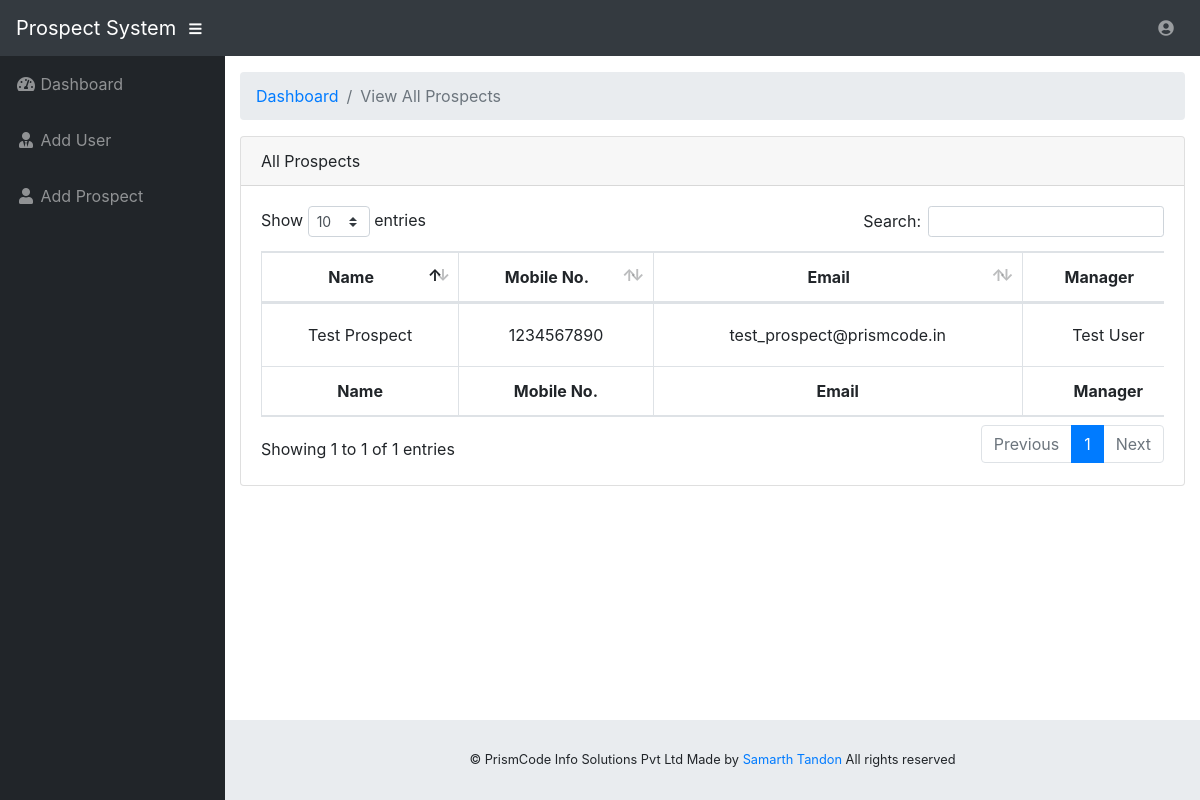
Page /view-users.php?u=all (signed in) on the committed database.
### tables this page shows
CREATE TABLE `prospects` (
  `pid` int(10) NOT NULL,
  `name` varchar(100) NOT NULL,
  `phone` varchar(100) NOT NULL,
  `email` varchar(100) NOT NULL,
  `uid` int(10) NOT NULL,
  `status` varchar(20) NOT NULL DEFAULT 'open'
);

CREATE TABLE `users` (
  `uid` int(10) NOT NULL,
  `name` varchar(100) NOT NULL,
  `phone_no` varchar(10) NOT NULL,
  `email` varchar(100) NOT NULL,
  `username` varchar(100) NOT NULL,
  `password` varchar(100) NOT NULL,
  `access` varchar(10) NOT NULL
);

### view-users.php (the view, shortened to what this page needs)
<?php
require 'connection.php';
if (isset($_SESSION['username']) && isset($_SESSION['password'])) {
  $username = $_SESSION['username'];
  $password = $_SESSION['password'];
  $sql = "SELECT * FROM `users` WHERE `username` = '$username' AND `password` = '$password' AND `access` != 'admin'";
  if ($conn->query($sql)->num_rows == 0) {
    session_destroy();
    header('Location: index.php');
    die();
  } else {
    $current_user = $conn->query($sql)->fetch_assoc();
  }
} else {
  session_destroy();
  header('Location: index.php');
  die();
}
$types = array('all', 'open', 'converted', 'closed');
if (!isset($_GET['u']) || !in_array($_GET['u'], $types)) {
  header('Location: home.php');
  die();
} else {
  $user_group = strip_tags($_GET['u']);
}
?>
<!DOCTYPE html>
<html lang="en">
<head>
  <link href="vendor/fontawesome-free/css/all.min.css" rel="stylesheet" type="text/css">
  <link href="vendor/datatables/dataTables.bootstrap4.css" rel="stylesheet">
  <link href="css/sb-admin.css" rel="stylesheet">
</head>
<body id="page-top">
  <nav class="navbar navbar-expand navbar-dark bg-dark static-top">
    <a class="navbar-brand mr-1" href="home.php">Prospect System</a>
    <button class="btn btn-link btn-sm text-white order-1 order-sm-0" id="sidebarToggle" href="#">
      <i class="fas fa-bars"></i>
    </button>
    <ul class="navbar-nav ml-auto ml-md-0">
      <li class="nav-item dropdown no-arrow">
        <a class="nav-link dropdown-toggle" href="#" id="userDropdown" role="button" data-toggle="dropdown" aria-haspopup="true" aria-expanded="false">
          <i class="fas fa-user-circle fa-fw"></i><span></span>
        </a>
      </li>
    </ul>
  </nav>
  <div id="wrapper">
    <ul class="sidebar navbar-nav">
      <li class="nav-item">
        <a class="nav-link" href="home.php">
          <i class="fas fa-fw fa-tachometer-alt"></i>
          <span>Dashboard</span>
        </a>
      </li>
      <li class="nav-item">
        <a class="nav-link" href="add-user.php">
          <i class="fas fa-fw fa-user-tie"></i>
          <span>Add User</span>
        </a>
      </li>
      <li class="nav-item">
        <a class="nav-link" href="add-prospect.php">
          <i class="fas fa-fw fa-user"></i>
          <span>Add Prospect</span>
        </a>
      </li>
    </ul>
    <div id="content-wrapper">
      <div class="container-fluid">
        <ol class="breadcrumb">
          <li class="breadcrumb-item">
            <a href="home.php">Dashboard</a>
          </li>
          <li class="breadcrumb-item active">View <?php echo ucwords($user_group) . " Prospects"; ?> </li>
        </ol>
        <?php
        $user_group = $conn->real_escape_string($user_group);
        $sql = "SELECT * FROM `users`";
        $result = $conn->query($sql);
        $users = array();
        while ($row = $result->fetch_assoc()) {
          $users[$row['uid']] = $row;
        }
        $uid = $current_user['uid'];
        if ($user_group == "all") {
          $sql = "SELECT * FROM `prospects` WHERE `uid` = '$uid'";
        } else {
          $sql = "SELECT * FROM `prospects` WHERE `status` = '$user_group' AND `uid` = '$uid'";
        }
        $result = $conn->query($sql);
        $prospects = array();
        while ($row = $result->fetch_assoc()) {
          array_push($prospects, $row);
        }
        ?>
        <div class="card mb-3">
          <div class="card-header">
            <?php if ($user_group == "all") {
              echo "All Prospects";
            } else {
              echo "All " . ucwords($user_group) . " Prospects";
            } ?></div>
          <div class="card-body">
            <?php
            if (!count($prospects)) {
              echo "<p>No leads found.</p>";
            } else {
            ?>
              <div class="table-responsive">
                <table class="table table-bordered text-center" id="dataTable" width="150%" cellspacing="0">
                  <thead>
                    <tr>
                      <th style="vertical-align: middle;">Name</th>
                      <th style="vertical-align: middle;">Mobile No.</th>
                      <th style="vertical-align: middle;">Email</th>
                      <th style="vertical-align: middle;">Manager</th>
                    </tr>
                  </thead>
                  <tfoot>
                    <tr>
                      <th style="vertical-align: middle;">Name</th>
                      <th style="vertical-align: middle;">Mobile No.</th>
                      <th style="vertical-align: middle;">Email</th>
                      <th style="vertical-align: middle;">Manager</th>
                    </tr>
                  </tfoot>
                  <tbody>
                    <?php
                    foreach ($prospects as $prospect) {
                    ?>
                      <tr>
                        <td style="vertical-align: middle;"> <?php echo $prospect['name']; ?> </td>
                        <td style="vertical-align: middle;"> <?php echo $prospect['phone']; ?> </td>
                        <td style="vertical-align: middle;"> <?php echo $prospect['email']; ?> </td>
                        <td style="vertical-align: middle;"> <?php echo $users[$prospect['uid']]['name']; ?> </td>
                      </tr>
                    <?php
                    }
                    ?>
                  </tbody>
                </table>
              </div>
            <?php
            }
            ?>
          </div>
        </div>
      </div>
      <footer class="sticky-footer">
        <div class="container my-auto">
          <div class="copyright text-center my-auto">
            <span>&copy PrismCode Info Solutions Pvt Ltd <?php date("Y") ?> Made by<a target="_blank" href="https://www.linkedin.com/in/samarth-tandon-0335b0181"> Samarth Tandon </a>  All rights reserved</span>
          </div>
        </div>
      </footer>
    </div>
  </div>
</body>
</html>

### rows in the picture
prospects: name "Test Prospect", phone "1234567890", email "test_prospect@prismcode.in", uid.name "Test User"

### other values in the picture
$user_group "All"
